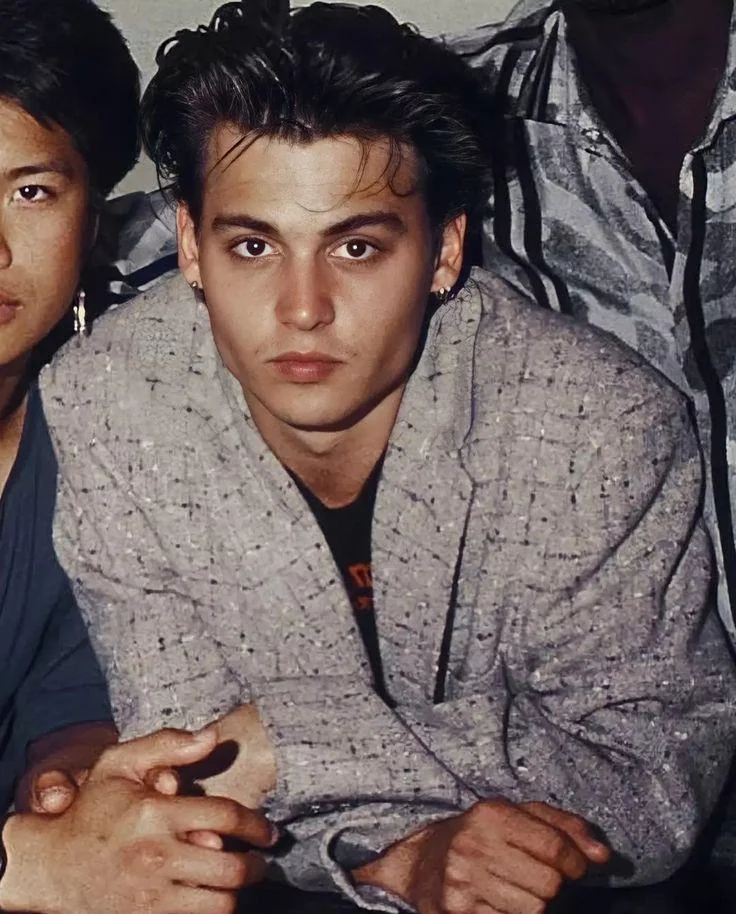
#> input picture johnny-depp.jpg, 736 x 914 px, given in place of vid3.mp4, which was not available
$ python VideoDet.py
#> lines starting #> are read from the running program, lines starting #| are printed output that depends on the picture; after the words box and inside, x2 and y2 are one past the last pixel; in counts of white or black regions, pixels touching at a corner belong together; pictures that were not available may be replaced by others from this repository, and a replacement may not be noted
import cv2

# Charger le classificateur Haar pour la détection de visages
face_cascade = cv2.CascadeClassifier(cv2.data.haarcascades + 'haarcascade_frontalface_default.xml')

# Charger la vidéo
video_capture = cv2.VideoCapture('vid3.mp4')  # Remplacez 'vid3.mp4' par 0 pour utiliser une caméra en temps réel

# Facteur de réduction pour l'affichage
scale_factor = 0.2  # Réduire la taille de la fenêtre à 50%

while True:
    # Lire une image de la vidéo
    ret, frame = video_capture.read()
#> frame is the input picture: shape (914, 736, 3); mean B, G, R 90.7, 91.8, 105.8
    if not ret:
        break

    # Convertir l'image en niveaux de gris
    gray = cv2.cvtColor(frame, cv2.COLOR_BGR2GRAY)
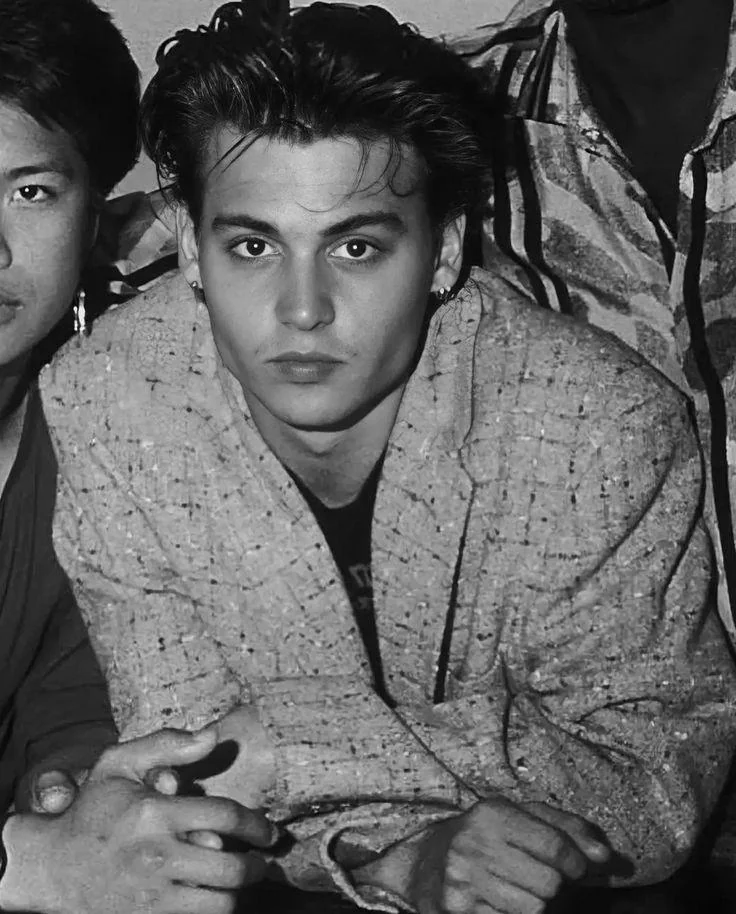
#> gray: shape (914, 736); min 0, max 255, mean 95.9

    # Appliquer un prétraitement pour améliorer la détection
    gray = cv2.GaussianBlur(gray, (5, 5), 0)  # Réduction du bruit
    gray = cv2.equalizeHist(gray)  # Amélioration du contraste
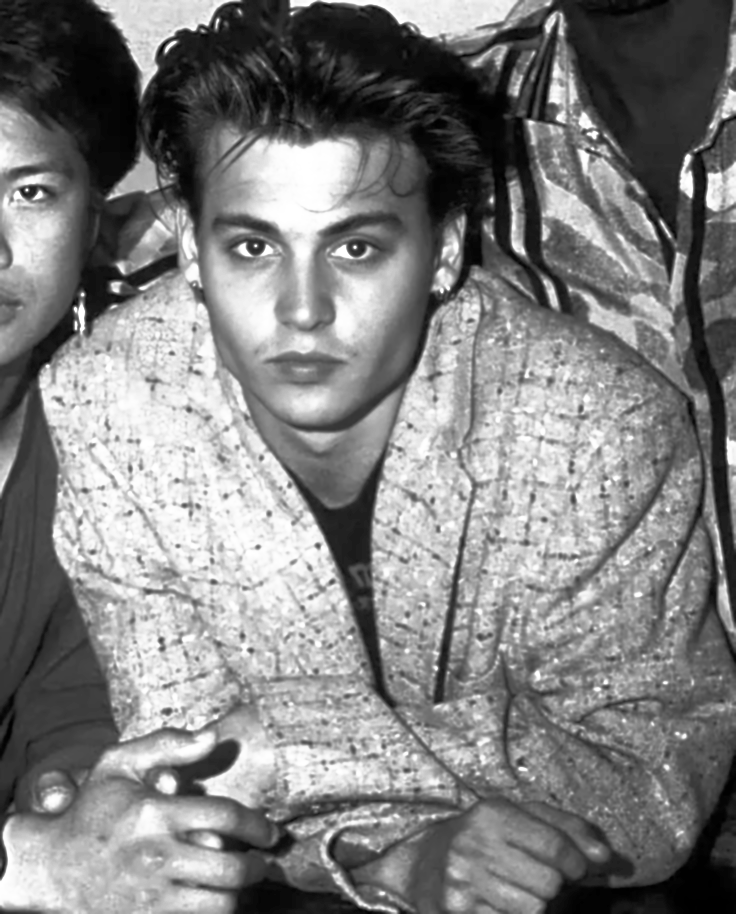
#> gray: shape (914, 736); min 0, max 255, mean 128.4

    # Détecter les visages dans l'image
    faces = face_cascade.detectMultiScale(
        gray, scaleFactor=1.1, minNeighbors=7, minSize=(50, 50)
    )
#> faces = [[163, 139, 284, 284]]

    for (x, y, w, h) in faces:
        if w > 50 and h > 50:  # Taille minimale des visages
            cv2.rectangle(frame, (x, y), (x + w, y + h), (255, 0, 0), 2)
#> this loop made 1 pass
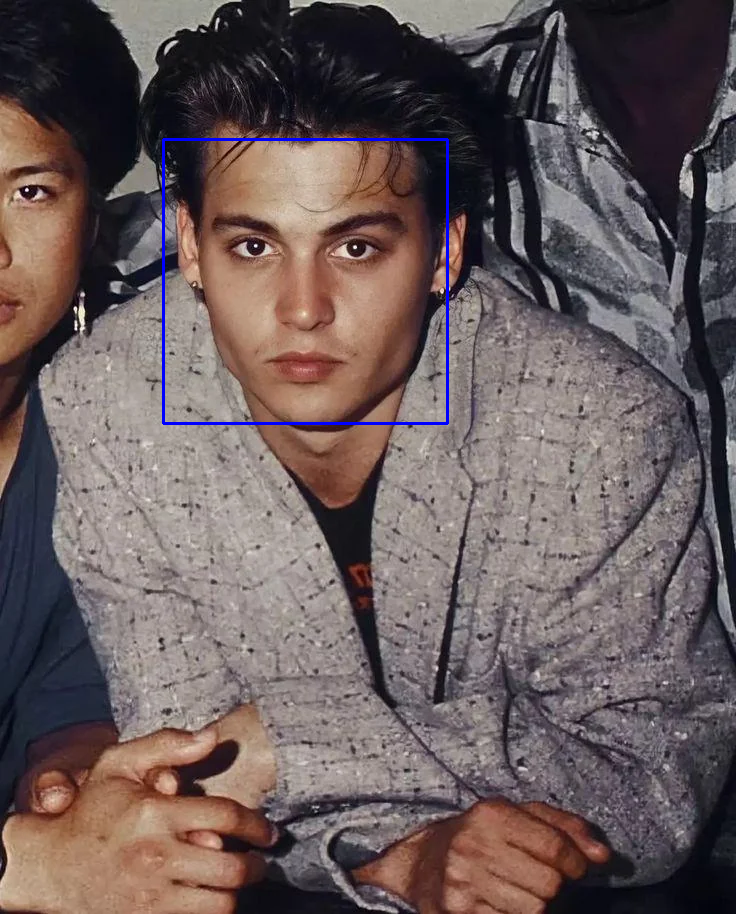
#> frame: shape (914, 736, 3); 0.51% of pixels changed, all inside (x1, y1, x2, y2) = (162, 138, 449, 425)


    # Redimensionner le cadre pour un affichage plus petit
    resized_frame = cv2.resize(frame, (0, 0), fx=scale_factor, fy=scale_factor)
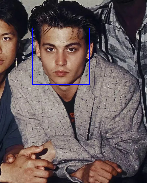
#> resized_frame: shape (183, 147, 3); mean B, G, R 91.6, 91, 105

    # Afficher le cadre redimensionné
    cv2.imshow('Detection de visages (Haar)', resized_frame)

    # Arrêter la capture si 'q' est pressé
    if cv2.waitKey(1) & 0xFF == ord('q'):
#> (key q is pressed here)
        break

# Libérer les ressources
video_capture.release()
cv2.destroyAllWindows()
